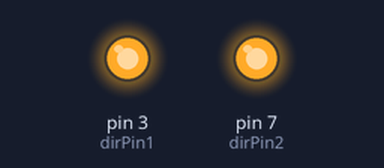
Bench run of a sketch on a simulated Arduino Uno, built with avr-gcc and run on an emulated ATmega328P. On the bench: output pins drawn as LEDs (lit = HIGH). Pins used as bus, display or sensor lines are not drawn.

Above: at 0.1 s.
Timing chart, 0 to 1.6 s (numbered marks = the images above):
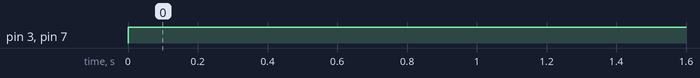

Measured:
- by itself, pin 3 (dirPin1), pin 7 (dirPin2): LOW → HIGH at 0.00 s

The sketch:

sketch_oct17b.ino
```cpp
int dirPin1 = 3;
int stepperPin1 = 2;
int dirPin2 = 7;
int stepperPin2 = 6;
void setup() {
  pinMode(dirPin1, OUTPUT);
  pinMode(stepperPin1, OUTPUT);
  pinMode(dirPin2, OUTPUT);
  pinMode(stepperPin2, OUTPUT);
}

void step(boolean dir,int steps){
  digitalWrite(dirPin1,dir);
  digitalWrite(dirPin2,dir);
  delay(50);
  //for(int i=0;i<steps;i++)
  while(1){
    //digitalWrite(stepperPin1, HIGH);
    digitalWrite(stepperPin2, HIGH);
    delayMicroseconds(500);
    //digitalWrite(stepperPin1, LOW);
    digitalWrite(stepperPin2, LOW);
    delayMicroseconds(500);
  }
}

void loop(){
  step(true,1600*5);
  delay(500);
  step(false,1600*5);
  delay(500);
}
```
